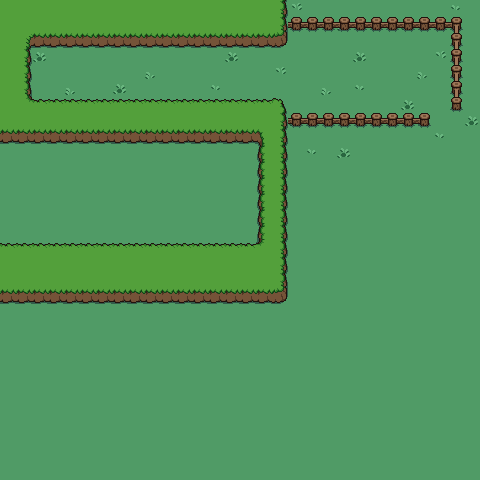

Tiled map render using the project's own tile images. Description and the whole map definition, tile-layer contents included, below:
An orthogonal 30x30 tile map with 16x16 px tiles, 2 tile layers (background, hills) and 6 objects.

<map version="1.9" tiledversion="1.9.2" orientation="orthogonal" renderorder="right-down" width="30" height="30" tilewidth="16" tileheight="16" infinite="0" nextlayerid="5" nextobjectid="15">
 <tileset firstgid="1" source="Terrain-free.tsx" />
 <objectgroup id="4" name="collisions">
  <object id="1" x="0" y="100" width="288" height="61.6469" />
  <object id="3" x="0" y="0" width="288" height="48" />
  <object id="5" x="0" y="48" width="31.4279" height="52" />
  <object id="7" x="288" y="16" width="176" height="16" />
  <object id="10" x="288" y="112" width="144" height="16" />
  <object id="13" x="448" y="32" width="16" height="80" />
 </objectgroup>
 <layer id="1" name="background" width="30" height="30">
  <data encoding="csv">
5,5,5,5,5,5,5,5,5,5,5,5,5,5,5,5,5,5,2,5,5,5,5,5,5,5,5,5,1,5,
5,5,5,5,5,5,5,5,5,5,5,5,5,5,5,5,5,5,5,5,5,3,5,5,5,4,5,5,5,5,
5,5,5,5,5,5,5,5,5,5,5,5,5,5,5,5,5,5,5,5,5,5,5,5,5,5,5,5,5,5,
5,5,4,5,5,5,5,5,5,5,5,5,5,5,4,5,5,5,5,5,5,5,4,5,5,5,5,2,5,5,
5,5,5,5,5,5,5,5,5,3,5,5,5,5,5,5,5,2,5,5,5,5,5,5,5,5,3,5,5,5,
5,5,5,5,3,5,5,4,5,5,5,5,5,1,5,5,5,5,5,5,3,5,1,5,5,5,5,5,5,5,
5,5,5,5,5,5,5,5,5,5,5,5,5,5,5,5,5,5,5,5,5,5,5,5,5,4,5,5,5,5,
5,5,5,5,5,5,5,5,5,5,5,5,5,5,5,5,5,5,4,5,5,5,2,5,5,5,5,5,5,4,
5,5,5,5,5,5,5,5,5,5,5,5,5,5,5,5,5,5,5,5,5,5,5,5,5,5,5,1,5,5,
5,5,5,5,5,5,5,5,5,5,5,5,5,5,5,5,5,5,5,1,5,4,5,5,5,5,5,5,5,5,
5,5,5,5,5,5,5,5,5,5,5,5,5,5,5,5,5,5,5,5,5,5,5,5,5,5,5,5,5,5,
5,5,5,5,5,5,5,5,5,5,5,5,5,5,5,5,5,5,5,5,5,5,5,5,5,5,5,5,5,5,
5,5,5,5,5,5,5,5,5,5,5,5,5,5,5,5,5,5,5,5,5,5,5,5,5,5,5,5,5,5,
5,5,5,5,5,5,5,5,5,5,5,5,5,5,5,5,5,5,5,5,5,5,5,5,5,5,5,5,5,5,
5,5,5,5,5,5,5,5,5,5,5,5,5,5,5,5,5,5,5,5,5,5,5,5,5,5,5,5,5,5,
5,5,5,5,5,5,5,5,5,5,5,5,5,5,5,5,5,5,5,5,5,5,5,5,5,5,5,5,5,5,
5,5,5,5,5,5,5,5,5,5,5,5,5,5,5,5,5,5,5,5,5,5,5,5,5,5,5,5,5,5,
5,5,5,5,5,5,5,5,5,5,5,5,5,5,5,5,5,5,5,5,5,5,5,5,5,5,5,5,5,5,
5,5,5,5,5,5,5,5,5,5,5,5,5,5,5,5,5,5,5,5,5,5,5,5,5,5,5,5,5,5,
5,5,5,5,5,5,5,5,5,5,5,5,5,5,5,5,5,5,5,5,5,5,5,5,5,5,5,5,5,5,
5,5,5,5,5,5,5,5,5,5,5,5,5,5,5,5,5,5,5,5,5,5,5,5,5,5,5,5,5,5,
5,5,5,5,5,5,5,5,5,5,5,5,5,5,5,5,5,5,5,5,5,5,5,5,5,5,5,5,5,5,
5,5,5,5,5,5,5,5,5,5,5,5,5,5,5,5,5,5,5,5,5,5,5,5,5,5,5,5,5,5,
5,5,5,5,5,5,5,5,5,5,5,5,5,5,5,5,5,5,5,5,5,5,5,5,5,5,5,5,5,5,
5,5,5,5,5,5,5,5,5,5,5,5,5,5,5,5,5,5,5,5,5,5,5,5,5,5,5,5,5,5,
5,5,5,5,5,5,5,5,5,5,5,5,5,5,5,5,5,5,5,5,5,5,5,5,5,5,5,5,5,5,
5,5,5,5,5,5,5,5,5,5,5,5,5,5,5,5,5,5,5,5,5,5,5,5,5,5,5,5,5,5,
5,5,5,5,5,5,5,5,5,5,5,5,5,5,5,5,5,5,5,5,5,5,5,5,5,5,5,5,5,5,
5,5,5,5,5,5,5,5,5,5,5,5,5,5,5,5,5,5,5,5,5,5,5,5,5,5,5,5,5,5,
5,5,5,5,5,5,5,5,5,5,5,5,5,5,5,5,5,5,5,5,5,5,5,5,5,5,5,5,5,5
</data>
 </layer>
 <layer id="2" name="hills" width="30" height="30">
  <data encoding="csv">
39,39,39,39,39,39,39,39,39,39,39,39,39,39,39,39,39,40,0,0,0,0,0,0,0,0,0,0,0,0,
39,39,39,39,39,39,39,39,39,39,39,39,39,39,39,39,39,40,43,43,43,43,43,43,43,43,43,43,20,0,
39,63,47,47,47,47,47,47,47,47,47,47,47,47,47,47,47,48,0,0,0,0,0,0,0,0,0,0,25,0,
39,40,0,0,0,0,0,0,0,0,0,0,0,0,0,0,0,0,0,0,0,0,0,0,0,0,0,0,25,0,
39,40,0,0,0,0,0,0,0,0,0,0,0,0,0,0,0,0,0,0,0,0,0,0,0,0,0,0,25,0,
39,40,0,0,0,0,0,0,0,0,0,0,0,0,0,0,0,0,0,0,0,0,0,0,0,0,0,0,25,0,
39,71,31,31,31,31,31,31,31,31,31,31,31,31,31,31,31,32,0,0,0,0,0,0,0,0,0,0,33,0,
39,39,39,39,39,39,39,39,39,39,39,39,39,39,39,39,39,40,43,43,43,43,43,43,43,43,44,0,0,0,
47,47,47,47,47,47,47,47,47,47,47,47,47,47,47,47,64,40,0,0,0,0,0,0,0,0,0,0,0,0,
0,0,0,0,0,0,0,0,0,0,0,0,0,0,0,0,38,40,0,0,0,0,0,0,0,0,0,0,0,0,
0,0,0,0,0,0,0,0,0,0,0,0,0,0,0,0,38,40,0,0,0,0,0,0,0,0,0,0,0,0,
0,0,0,0,0,0,0,0,0,0,0,0,0,0,0,0,38,40,0,0,0,0,0,0,0,0,0,0,0,0,
0,0,0,0,0,0,0,0,0,0,0,0,0,0,0,0,38,40,0,0,0,0,0,0,0,0,0,0,0,0,
0,0,0,0,0,0,0,0,0,0,0,0,0,0,0,0,38,40,0,0,0,0,0,0,0,0,0,0,0,0,
0,0,0,0,0,0,0,0,0,0,0,0,0,0,0,0,38,40,0,0,0,0,0,0,0,0,0,0,0,0,
31,31,31,31,31,31,31,31,31,31,31,31,31,31,31,31,72,40,0,0,0,0,0,0,0,0,0,0,0,0,
39,39,39,39,39,39,39,39,39,39,39,39,39,39,39,39,39,40,0,0,0,0,0,0,0,0,0,0,0,0,
39,39,39,39,39,39,39,39,39,39,39,39,39,39,39,39,39,40,0,0,0,0,0,0,0,0,0,0,0,0,
47,47,47,47,47,47,47,47,47,47,47,47,47,47,47,47,47,48,0,0,0,0,0,0,0,0,0,0,0,0,
0,0,0,0,0,0,0,0,0,0,0,0,0,0,0,0,0,0,0,0,0,0,0,0,0,0,0,0,0,0,
0,0,0,0,0,0,0,0,0,0,0,0,0,0,0,0,0,0,0,0,0,0,0,0,0,0,0,0,0,0,
0,0,0,0,0,0,0,0,0,0,0,0,0,0,0,0,0,0,0,0,0,0,0,0,0,0,0,0,0,0,
0,0,0,0,0,0,0,0,0,0,0,0,0,0,0,0,0,0,0,0,0,0,0,0,0,0,0,0,0,0,
0,0,0,0,0,0,0,0,0,0,0,0,0,0,0,0,0,0,0,0,0,0,0,0,0,0,0,0,0,0,
0,0,0,0,0,0,0,0,0,0,0,0,0,0,0,0,0,0,0,0,0,0,0,0,0,0,0,0,0,0,
0,0,0,0,0,0,0,0,0,0,0,0,0,0,0,0,0,0,0,0,0,0,0,0,0,0,0,0,0,0,
0,0,0,0,0,0,0,0,0,0,0,0,0,0,0,0,0,0,0,0,0,0,0,0,0,0,0,0,0,0,
0,0,0,0,0,0,0,0,0,0,0,0,0,0,0,0,0,0,0,0,0,0,0,0,0,0,0,0,0,0,
0,0,0,0,0,0,0,0,0,0,0,0,0,0,0,0,0,0,0,0,0,0,0,0,0,0,0,0,0,0,
0,0,0,0,0,0,0,0,0,0,0,0,0,0,0,0,0,0,0,0,0,0,0,0,0,0,0,0,0,0
</data>
 </layer>
</map>